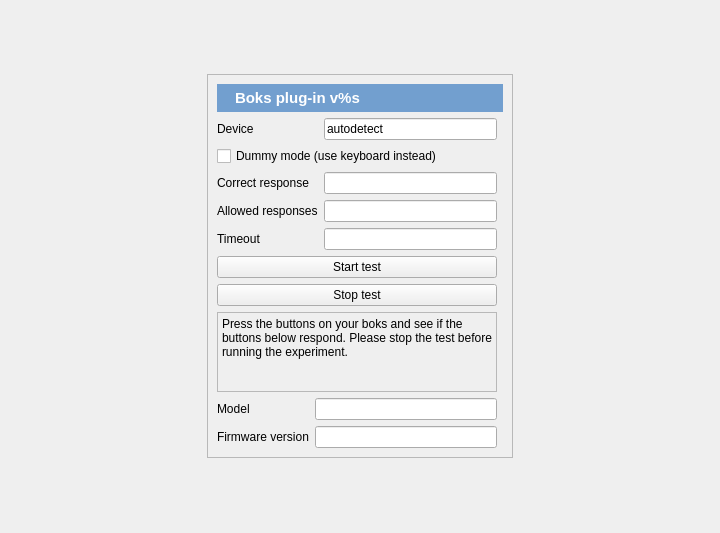
<?xml version="1.0" encoding="UTF-8"?>
<ui version="4.0">
 <class>boks_widget</class>
 <widget class="QWidget" name="boks_widget">
  <property name="geometry">
   <rect>
    <x>0</x>
    <y>0</y>
    <width>720</width>
    <height>533</height>
   </rect>
  </property>
  <property name="windowTitle">
   <string>Form</string>
  </property>
  <layout class="QGridLayout" name="gridLayout">
   <property name="margin">
    <number>0</number>
   </property>
   <item row="0" column="0">
    <spacer name="horizontalSpacer">
     <property name="orientation">
      <enum>Qt::Horizontal</enum>
     </property>
     <property name="sizeHint" stdset="0">
      <size>
       <width>40</width>
       <height>20</height>
      </size>
     </property>
    </spacer>
   </item>
   <item row="0" column="3">
    <spacer name="horizontalSpacer_2">
     <property name="orientation">
      <enum>Qt::Horizontal</enum>
     </property>
     <property name="sizeHint" stdset="0">
      <size>
       <width>40</width>
       <height>20</height>
      </size>
     </property>
    </spacer>
   </item>
   <item row="0" column="1">
    <widget class="QFrame" name="frame_controls">
     <property name="sizePolicy">
      <sizepolicy hsizetype="Fixed" vsizetype="Fixed">
       <horstretch>0</horstretch>
       <verstretch>0</verstretch>
      </sizepolicy>
     </property>
     <property name="frameShape">
      <enum>QFrame::StyledPanel</enum>
     </property>
     <property name="frameShadow">
      <enum>QFrame::Raised</enum>
     </property>
     <layout class="QGridLayout" name="gridLayout_3">
      <item row="4" column="0">
       <widget class="QLabel" name="label_allowed_responses">
        <property name="text">
         <string>Allowed responses</string>
        </property>
       </widget>
      </item>
      <item row="3" column="0">
       <widget class="QLabel" name="label_correct_response">
        <property name="text">
         <string>Correct response</string>
        </property>
       </widget>
      </item>
      <item row="3" column="1">
       <widget class="QLineEdit" name="edit_correct_response"/>
      </item>
      <item row="2" column="0" colspan="2">
       <widget class="QCheckBox" name="checkbox_dummy">
        <property name="text">
         <string>Dummy mode (use keyboard instead)</string>
        </property>
       </widget>
      </item>
      <item row="0" column="0" colspan="3">
       <widget class="QWidget" name="widget" native="true">
        <property name="styleSheet">
         <string notr="true">background-color: #729fcf;
color: rgb(255, 255, 255);</string>
        </property>
        <layout class="QHBoxLayout" name="horizontalLayout">
         <property name="margin">
          <number>5</number>
         </property>
         <item>
          <widget class="QLabel" name="label_boks_icon">
           <property name="sizePolicy">
            <sizepolicy hsizetype="Fixed" vsizetype="Preferred">
             <horstretch>0</horstretch>
             <verstretch>0</verstretch>
            </sizepolicy>
           </property>
           <property name="text">
            <string/>
           </property>
          </widget>
         </item>
         <item>
          <widget class="QLabel" name="label_boks">
           <property name="font">
            <font>
             <pointsize>11</pointsize>
             <weight>75</weight>
             <bold>true</bold>
            </font>
           </property>
           <property name="text">
            <string>Boks plug-in v%s</string>
           </property>
          </widget>
         </item>
        </layout>
       </widget>
      </item>
      <item row="4" column="1">
       <widget class="QLineEdit" name="edit_allowed_responses">
        <property name="toolTip">
         <string>Set the duration of the synth item. Expecting a duration in ms, 'sound' (to wait until the sound is finished playing), 'keypress', 'mouseclick', or a variable (e.g., '[synth_dur]').</string>
        </property>
        <property name="text">
         <string/>
        </property>
       </widget>
      </item>
      <item row="1" column="0">
       <widget class="QLabel" name="label_dev">
        <property name="text">
         <string>Device</string>
        </property>
       </widget>
      </item>
      <item row="8" column="0" colspan="2">
       <widget class="QWidget" name="widget_test" native="true">
        <layout class="QGridLayout" name="gridLayout_4">
         <property name="margin">
          <number>0</number>
         </property>
         <item row="2" column="1">
          <widget class="QLineEdit" name="edit_model">
           <property name="font">
            <font>
             <family>Monospace</family>
             <italic>true</italic>
            </font>
           </property>
           <property name="readOnly">
            <bool>true</bool>
           </property>
          </widget>
         </item>
         <item row="1" column="0" colspan="2">
          <widget class="QFrame" name="frame">
           <property name="sizePolicy">
            <sizepolicy hsizetype="Preferred" vsizetype="Fixed">
             <horstretch>0</horstretch>
             <verstretch>0</verstretch>
            </sizepolicy>
           </property>
           <property name="maximumSize">
            <size>
             <width>16777215</width>
             <height>140</height>
            </size>
           </property>
           <property name="frameShape">
            <enum>QFrame::StyledPanel</enum>
           </property>
           <property name="frameShadow">
            <enum>QFrame::Raised</enum>
           </property>
           <layout class="QGridLayout" name="gridLayout_2">
            <property name="margin">
             <number>4</number>
            </property>
            <item row="1" column="2">
             <widget class="QPushButton" name="button_3">
              <property name="sizePolicy">
               <sizepolicy hsizetype="Expanding" vsizetype="Fixed">
                <horstretch>0</horstretch>
                <verstretch>0</verstretch>
               </sizepolicy>
              </property>
              <property name="text">
               <string/>
              </property>
              <property name="iconSize">
               <size>
                <width>32</width>
                <height>32</height>
               </size>
              </property>
              <property name="flat">
               <bool>true</bool>
              </property>
             </widget>
            </item>
            <item row="0" column="0" colspan="5">
             <widget class="QLabel" name="label_boks_test">
              <property name="text">
               <string>Press the buttons on your boks and see if the buttons below respond. Please stop the test before running the experiment.</string>
              </property>
              <property name="wordWrap">
               <bool>true</bool>
              </property>
             </widget>
            </item>
            <item row="1" column="0">
             <widget class="QPushButton" name="button_1">
              <property name="sizePolicy">
               <sizepolicy hsizetype="Expanding" vsizetype="Fixed">
                <horstretch>0</horstretch>
                <verstretch>0</verstretch>
               </sizepolicy>
              </property>
              <property name="text">
               <string/>
              </property>
              <property name="iconSize">
               <size>
                <width>32</width>
                <height>32</height>
               </size>
              </property>
              <property name="checkable">
               <bool>false</bool>
              </property>
              <property name="flat">
               <bool>true</bool>
              </property>
             </widget>
            </item>
            <item row="1" column="1">
             <widget class="QPushButton" name="button_2">
              <property name="sizePolicy">
               <sizepolicy hsizetype="Expanding" vsizetype="Fixed">
                <horstretch>0</horstretch>
                <verstretch>0</verstretch>
               </sizepolicy>
              </property>
              <property name="text">
               <string/>
              </property>
              <property name="iconSize">
               <size>
                <width>32</width>
                <height>32</height>
               </size>
              </property>
              <property name="flat">
               <bool>true</bool>
              </property>
             </widget>
            </item>
            <item row="1" column="3">
             <widget class="QPushButton" name="button_4">
              <property name="sizePolicy">
               <sizepolicy hsizetype="Expanding" vsizetype="Fixed">
                <horstretch>0</horstretch>
                <verstretch>0</verstretch>
               </sizepolicy>
              </property>
              <property name="text">
               <string/>
              </property>
              <property name="iconSize">
               <size>
                <width>32</width>
                <height>32</height>
               </size>
              </property>
              <property name="flat">
               <bool>true</bool>
              </property>
             </widget>
            </item>
           </layout>
          </widget>
         </item>
         <item row="2" column="0">
          <widget class="QLabel" name="label_model">
           <property name="text">
            <string>Model</string>
           </property>
          </widget>
         </item>
         <item row="3" column="0">
          <widget class="QLabel" name="label_firmware_version">
           <property name="text">
            <string>Firmware version</string>
           </property>
          </widget>
         </item>
         <item row="3" column="1">
          <widget class="QLineEdit" name="edit_firmware_version">
           <property name="font">
            <font>
             <family>Monospace</family>
             <italic>true</italic>
            </font>
           </property>
           <property name="readOnly">
            <bool>true</bool>
           </property>
          </widget>
         </item>
         <item row="0" column="0" colspan="2">
          <widget class="QPushButton" name="button_stop_test">
           <property name="text">
            <string>Stop test</string>
           </property>
          </widget>
         </item>
        </layout>
       </widget>
      </item>
      <item row="1" column="1">
       <widget class="QLineEdit" name="edit_dev">
        <property name="toolTip">
         <string>The frequence of the sound. Expecting a numeric value (frequency in Hertz) a note (like 'C#2' and 'A1') or a variable (like '[freq]')</string>
        </property>
        <property name="text">
         <string>autodetect</string>
        </property>
       </widget>
      </item>
      <item row="6" column="0" colspan="2">
       <widget class="QPushButton" name="button_start_test">
        <property name="text">
         <string>Start test</string>
        </property>
       </widget>
      </item>
      <item row="5" column="0">
       <widget class="QLabel" name="label_timeout">
        <property name="text">
         <string>Timeout</string>
        </property>
       </widget>
      </item>
      <item row="5" column="1">
       <widget class="QLineEdit" name="edit_timeout"/>
      </item>
     </layout>
    </widget>
   </item>
  </layout>
 </widget>
 <resources/>
 <connections/>
</ui>
